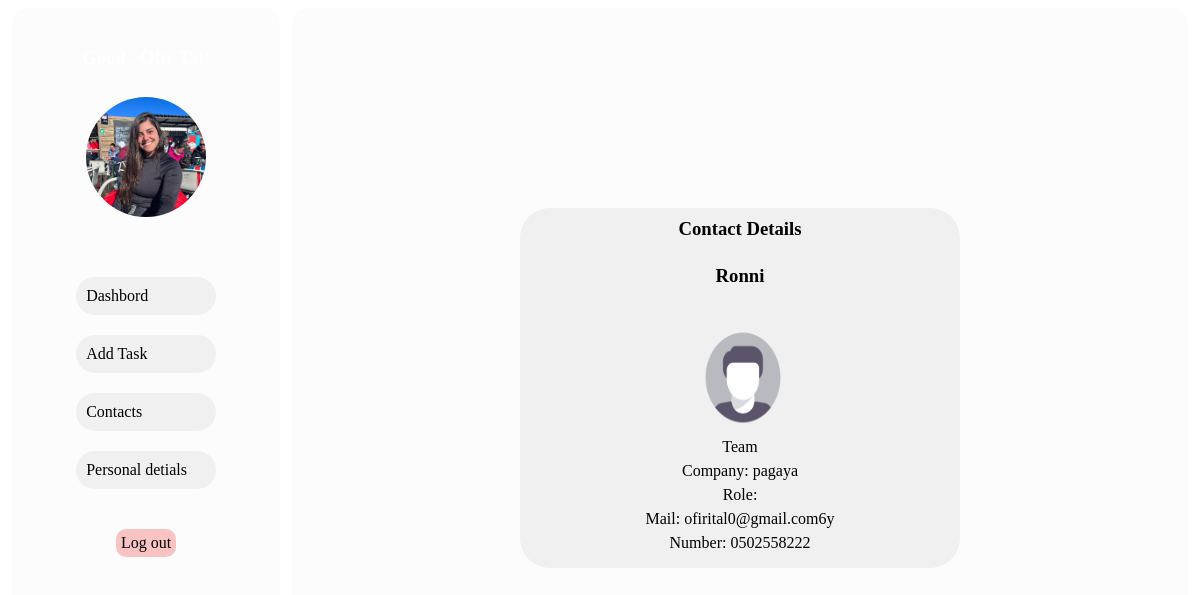
/card/15/contact/ (signed in), run on an earlier commit of the app's database.
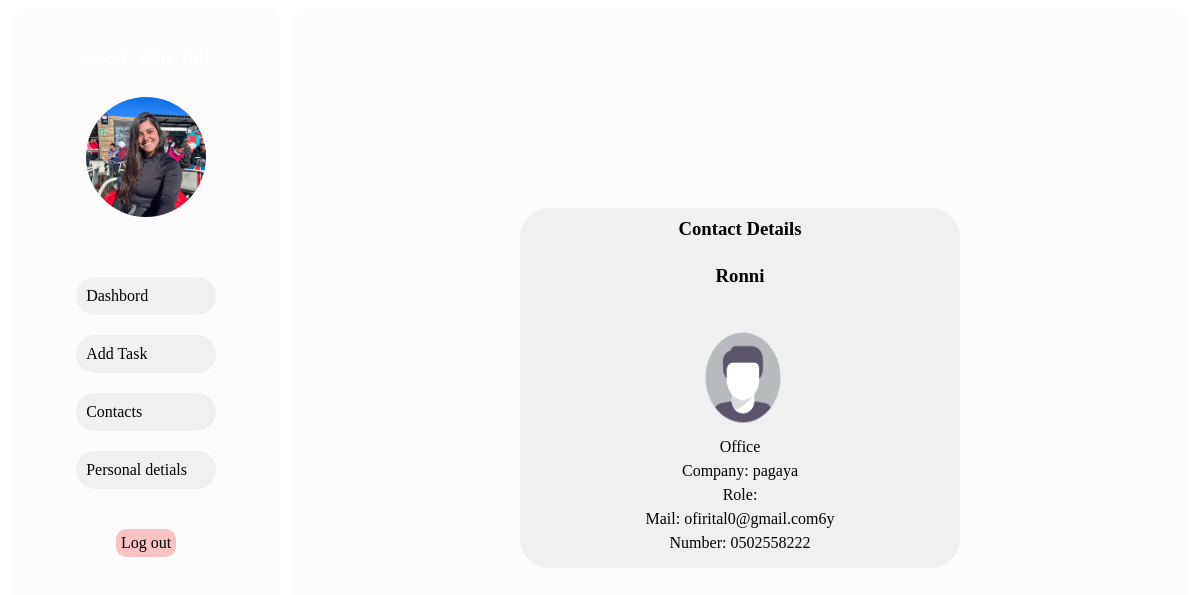
And on a later commit of the database.
### contact_app/models.py (models this page shows, shortened)
class User(models.Model):
    name = models.CharField(max_length=200)
    password = models.CharField(max_length=200)
    permissions = models.CharField(max_length=200)
    image = models.ImageField(upload_to='contact_app/static/contact_app/images/users')
    favorites = models.ManyToManyField('Contact', related_name='favorited_by')
    favorites_tasks = models.ManyToManyField('Task', related_name='favorited_tasks')
    company = models.CharField(max_length=200,default='N3Cure')
    role = models.CharField(max_length=200, default='employee')
    address = models.CharField(max_length=200, default='none')
    phone_number = models.CharField(max_length=20, blank=True, null=True, default='none')
    note = models.CharField(max_length=200, default='none')
    birth_day = models.DateField(default='1970-01-01')

class Contact(models.Model):
    name = models.CharField(max_length=200)
    email = models.EmailField(unique=True, default='none')
    phone_number = models.CharField(max_length=20, blank=True, null=True, default='none')
    company = models.CharField(max_length=20)
    category = models.ForeignKey(Category, on_delete=models.CASCADE, default=1)
    role=  models.CharField(max_length=200,default='none')
    description = models.CharField(max_length=200,default='none')

class Category(models.Model):
    category = models.CharField(max_length=200)
    def __str__(self) -> str:
        return f'{self.category}'

### contact_app/views.py (the view)
# urls.py: path("card/<int:contact_id>/<str:type>/", views.card, name="card"),
def card(request,contact_id,type):
    user_id = request.session.get("user_id")
    active_user = User.objects.get(id=user_id)
    if type == "contact":
        contact = Contact.objects.get(id=contact_id)
    if type == "user":
        contact = User.objects.get(id=contact_id)
    if type == "task":
        task = Task.objects.get(id=contact_id)
        return render(request, "card.html", {"user": active_user,"type":type,"task": task})
    return render(request, "card.html", {"user": active_user,"type":type,"contact": contact})

### contact_app/templates/card.html (shortened to what this page needs)
{% extends "base.html" %}
{% load static %}
{% block card %}
{% if type == "contact" %}
    <div class="contactCard">
        <h3 style="margin:0;">Contact Details</h3>
        <h3>{{contact.name}}</h3>
        <img src="{% static 'contact_app/images/user1.jpg' %}" class="userimg">
        <div class="">{{contact.category}}</div>
        <div class="">Company: {{contact.company}}</div>
        <div class="">Role: {{contact.role}}</div>
        <div class="">Mail: {{contact.email}}</div>
        <div class="">Number: {{contact.phone_number}}</div>
    </div>
{%endif%}
{% endblock %}

### contact_app/templates/base.html (shortened to what this page needs)
{% load static %}
<!DOCTYPE html>
<html lang="en">
<head>
    <link rel="stylesheet" href="{% static 'contact_app/style.css' %}">
</head>
<body>
<div class="container">
    <div class="section1">
        <div class="profilebar">
            <h3>Good {{datetime}}, {{user.name}}!</h3>
            {%if user.image%}
            <img src="{{ user.image.url }}" class="userimg">
            {%else%}
            <img src="{% static 'contact_app/images/user1.jpg' %}" class="userimg">
            {%endif%}
        </div>
        <div class="navbar">
            <a class="navbartext" id="dashbordLink" onclick="changeColorNAV('dashbordLink')" href="{% url 'dashbord' %}">Dashbord</a>
            <a class="navbartext" id="addLink" onclick="changeColorNAV('addLink')" href="{% url 'add_task' %}">Add Task</a>
            <a class="navbartext" id="groupsLink" onclick="changeColorNAV('groupsLink')" href="{% url 'contacts' %}">Contacts</a>
            <a class="navbartext" id="personalLink" onclick="changeColorNAV('personalLink')" href="{% url 'setting' %}">Personal detials</a>
            <a style="margin-top:20px;"class="crudtext" href="{% url 'logout' %}">Log out</a>
        </div>
    </div>
    <div class="section2">
        {% block card %}
        {% endblock %}
    </div>
</div>
</body>
</html>

### contact_app/static/contact_app/style.css (style rules this page uses)
body { background-image: url('/static/contact_app/images/background2.jpg'); background-size:cover; color:white; margin-left: 1%; margin-right: 1%; }
.container { display: flex; flex-direction: row; gap: 1%; }
.section1 { display: flex; flex-direction: column; gap:60px; width: 20vw; background-color: rgba(237, 237, 237, 0.18); border-radius: 15px; padding: 20px; height: 90vh; align-items: center; }
.profilebar { display: flex; flex-direction: column; align-items: center; gap:10px; }
.navbar { display: flex; flex-direction: column; gap:20px; align-items: center; }
a { text-decoration: none; color: inherit; cursor: pointer; }
.section2 { display: flex; flex-direction: column; gap:5px; width: 75vw; height: 90vh; background-color: rgba(237, 237, 237, 0.18); border-radius: 15px; padding: 20px; }
.contactCard { background-color: rgba(237, 237, 237, 0.749); border-radius: 30px; padding: 10px; color: black; display: flex; flex-direction: column; align-items: center; width: 35vw; height:fit-content; margin: auto; gap: 6px; }

What changed in the data, as far as the page shows it:
changed Contact "Ronni": category "Team" → "Office"
